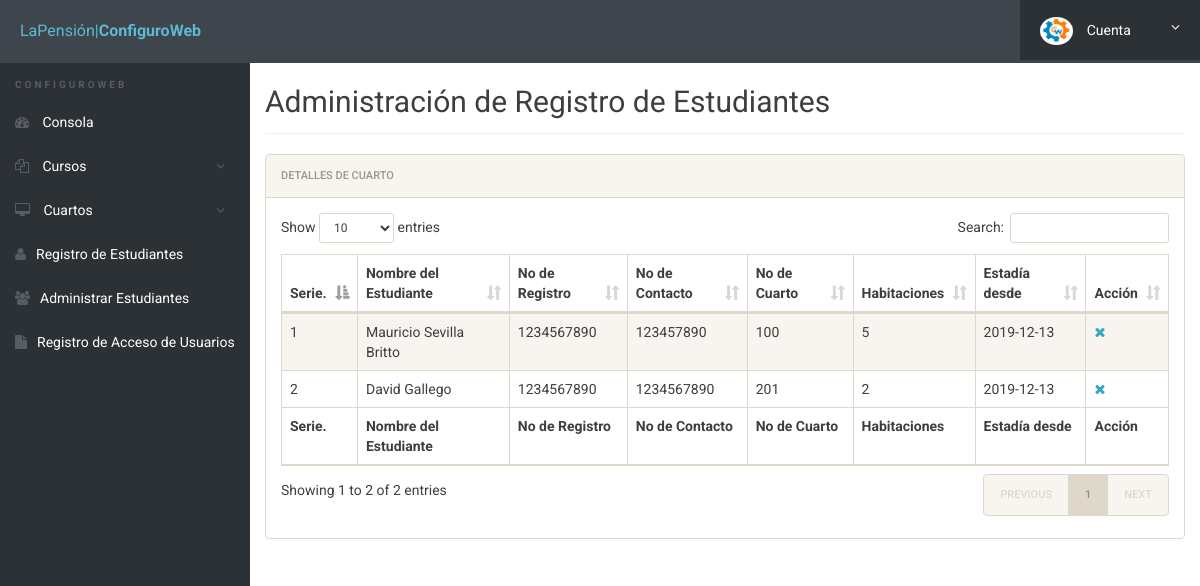
The app's page /admin/manage-students.php (signed in) with its own data.
### tables this page shows
CREATE TABLE `registration` (
  `id` int(11) NOT NULL,
  `roomno` int(11) NOT NULL,
  `seater` int(11) NOT NULL,
  `feespm` int(11) NOT NULL,
  `foodstatus` int(11) NOT NULL,
  `stayfrom` date NOT NULL,
  `duration` int(11) NOT NULL,
  `course` varchar(500) NOT NULL,
  `regno` int(11) NOT NULL,
  `firstName` varchar(500) NOT NULL,
  `middleName` varchar(500) NOT NULL,
  `lastName` varchar(500) NOT NULL,
  `gender` varchar(250) NOT NULL,
  `contactno` bigint(11) NOT NULL,
  `emailid` varchar(500) NOT NULL,
  `egycontactno` bigint(11) NOT NULL,
  `guardianName` varchar(500) NOT NULL,
  `guardianRelation` varchar(500) NOT NULL,
  `guardianContactno` bigint(11) NOT NULL,
  `corresAddress` varchar(500) NOT NULL,
  `corresCIty` varchar(500) NOT NULL,
  `corresState` varchar(500) NOT NULL,
  `corresPincode` int(11) NOT NULL,
  `pmntAddress` varchar(500) NOT NULL,
  `pmntCity` varchar(500) NOT NULL,
  `pmnatetState` varchar(500) NOT NULL,
  `pmntPincode` int(11) NOT NULL,
  `postingDate` timestamp NOT NULL DEFAULT CURRENT_TIMESTAMP,
  `updationDate` varchar(500) NOT NULL
);

### admin/manage-students.php (the view, shortened to what this page needs)
<?php
include('includes/config.php');
?>
<!doctype html>
<html lang="en" class="no-js">
<head>
	<link rel="stylesheet" href="css/font-awesome.min.css">
	<link rel="stylesheet" href="css/bootstrap.min.css">
	<link rel="stylesheet" href="css/dataTables.bootstrap.min.css">
	<link rel="stylesheet" href="css/bootstrap-social.css">
	<link rel="stylesheet" href="css/bootstrap-select.css">
	<link rel="stylesheet" href="css/fileinput.min.css">
	<link rel="stylesheet" href="css/awesome-bootstrap-checkbox.css">
	<link rel="stylesheet" href="css/style.css">
</head>
<body>
	<?php include('includes/header.php');?>
	<div class="ts-main-content">
			<?php include('includes/sidebar.php');?>
		<div class="content-wrapper">
			<div class="container-fluid">
				<div class="row">
					<div class="col-md-12">
						</br></br><h2 class="page-title">Administración de Registro de Estudiantes</h2>
						<div class="panel panel-default">
							<div class="panel-heading">Detalles de Cuarto</div>
							<div class="panel-body">
								<table id="zctb" class="display table table-striped table-bordered table-hover" cellspacing="0" width="100%">
									<thead>
										<tr>
											<th>Serie.</th>
											<th>Nombre del Estudiante</th>
											<th>No de Registro</th>
											<th>No de Contacto </th>
											<th>No de Cuarto  </th>
											<th>Habitaciones</th>
											<th>Estadía desde </th>
											<th>Acción</th>
										</tr>
									</thead>
									<tfoot>
										<tr>
											<th>Serie.</th>
											<th>Nombre del Estudiante</th>
											<th>No de Registro</th>
											<th>No de Contacto </th>
											<th>No de Cuarto  </th>
											<th>Habitaciones</th>
											<th>Estadía desde </th>
											<th>Acción</th>
										</tr>
									</tfoot>
									<tbody>
<?php
$ret="select * from registration";
$stmt= $mysqli->prepare($ret) ;
$stmt->execute() ;
$res=$stmt->get_result();
$cnt=1;
while($row=$res->fetch_object())
	  {
	  	?>
<tr><td><?php echo $cnt;;?></td>
<td><?php echo $row->firstName;?> <?php echo $row->middleName;?> <?php echo $row->lastName;?></td>
<td><?php echo $row->regno;?></td>
<td><?php echo $row->contactno;?></td>
<td><?php echo $row->roomno;?></td>
<td><?php echo $row->seater;?></td>
<td><?php echo $row->stayfrom;?></td>
<td>
<a href="manage-students.php?del=<?php echo $row->id;?>" title="Delete Record" onclick="return confirm("Do you want to delete");"><i class="fa fa-close"></i></a></td>
										</tr>
									<?php
$cnt=$cnt+1;
									 } ?>
									</tbody>
								</table>
							</div>
						</div>
					</div>
				</div>
			</div>
		</div>
	</div>
</body>
</html>

### admin/css/style.css (style rules this page uses)
html { font-size: 14px; }
@media only screen and (min-width: 480px) { html { font-size: 17px; } }
@media only screen and (min-width: 768px) { html { font-size: 14px; } }
body { font-size: 1em; }
a { color: #37a6c4; }
.panel { overflow: hidden; }
.page-title { padding-bottom: 15px; margin-bottom: 20px; border-bottom: 1px solid #f0f0f0; }
.ts-main-content .content-wrapper { padding-top: 15px; margin-top: 10px; }
@media only screen and (min-width: 992px) { .ts-main-content .content-wrapper { margin-left: 250px; } }

### records on screen
registration: firstName "Mauricio", middleName "Sevilla", lastName "Britto", regno "1234567890", contactno "123457890", roomno "100", seater "5", stayfrom "2019-12-13"
registration: firstName "David", lastName "Gallego", regno "1234567890", contactno "1234567890", roomno "201", seater "2", stayfrom "2019-12-13"
